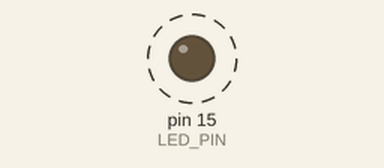
This sketch was run on a simulated Arduino Uno, built with avr-gcc and run on an emulated ATmega328P. Parts: output pins drawn as LEDs (lit = HIGH). Dashed ring = blinking.

Above: at 0.3 s.
Timing chart, 0 to 5.9 s (numbered marks = the images above):
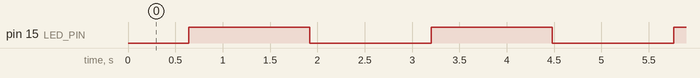

The sketch:

pwm_light.ino
```cpp
#define LED_PIN 15 //define the led pin

void setup() {
  pinMode(LED_PIN, OUTPUT);
}

void loop() {
  for (int i = 0; i < 255; i++) { //make light fade in
    analogWrite(LED_PIN, i);
    delay(5);
  }
  for (int i = 255; i > -1; i--) { //make light fade out
    analogWrite(LED_PIN, i);
    delay(5);
  }
}
```

Measured:
- by itself, pin 15 (LED_PIN): alternates HIGH for 1.3 s and LOW for 1.3 s
